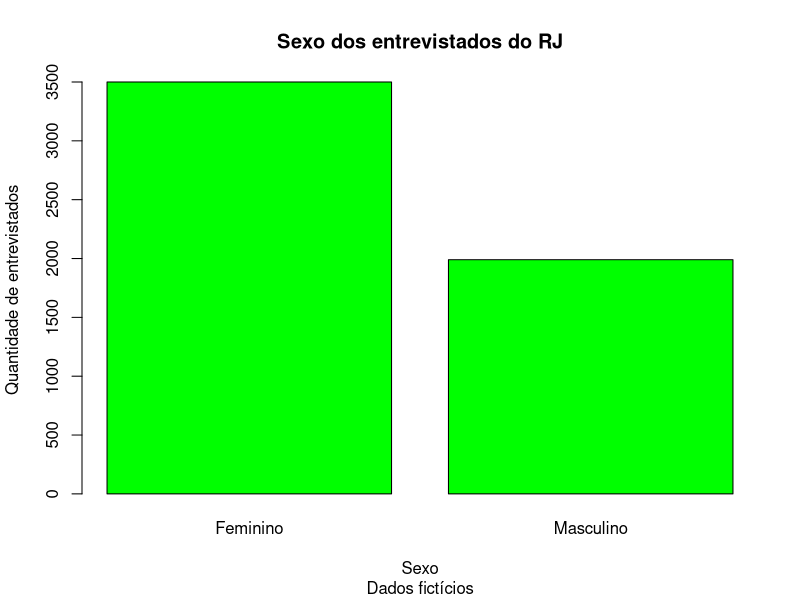
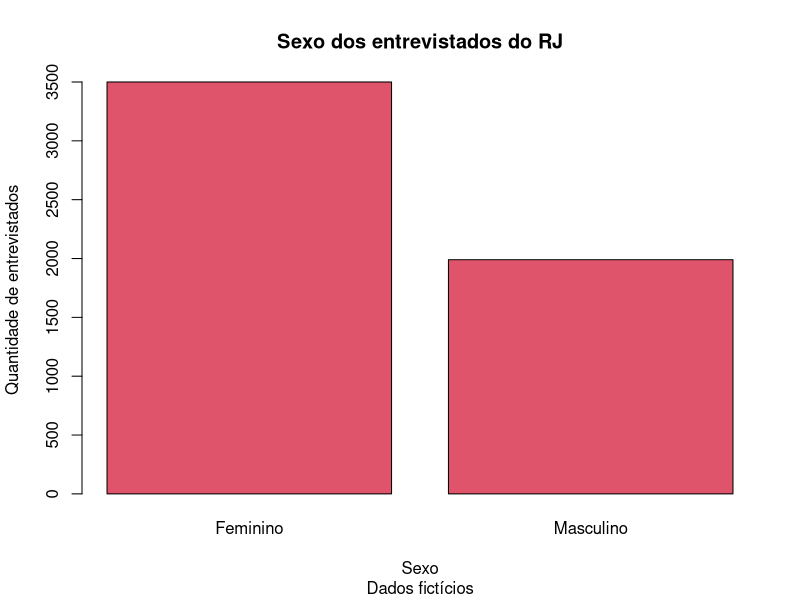
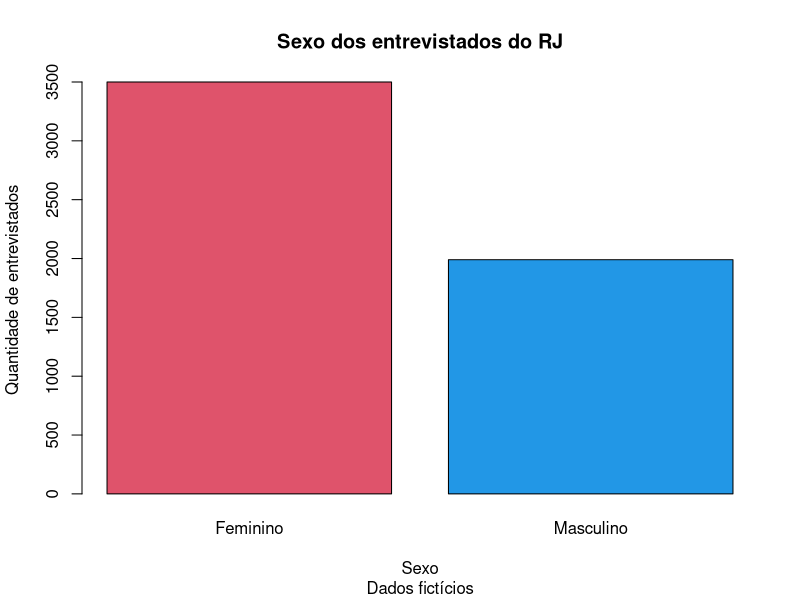
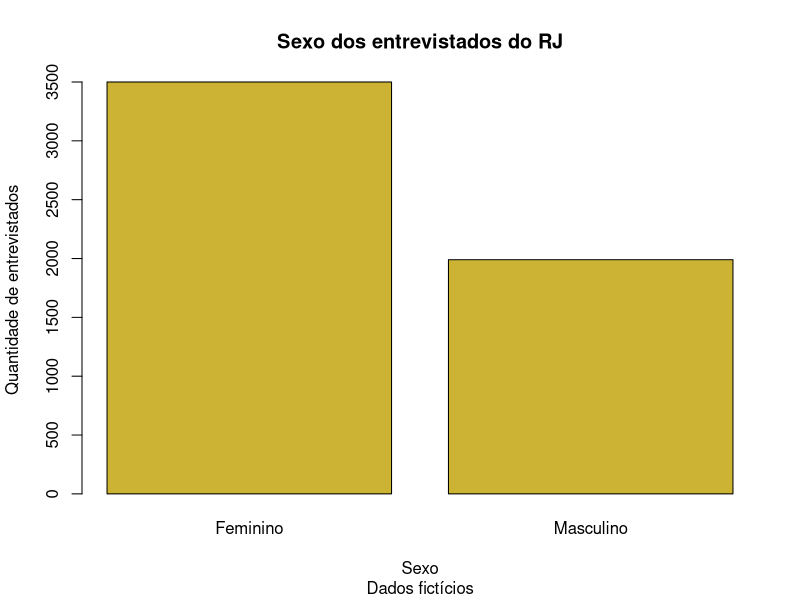
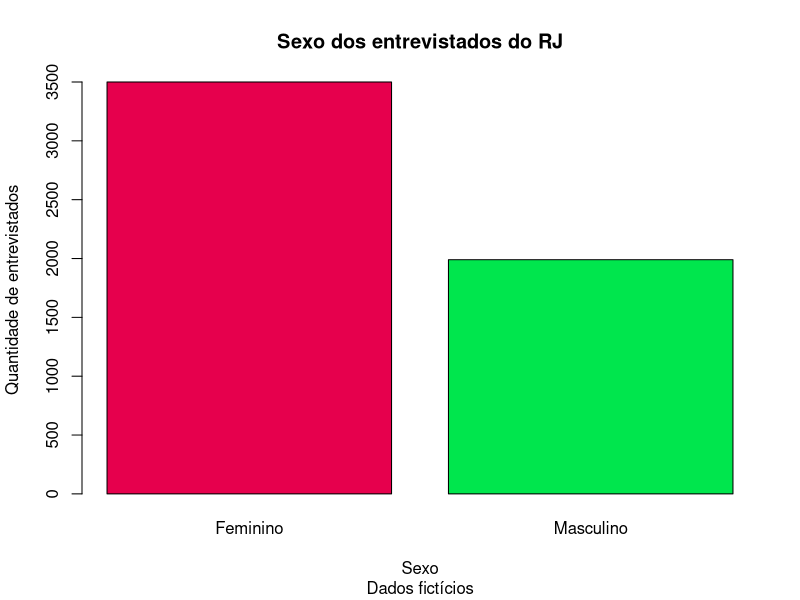
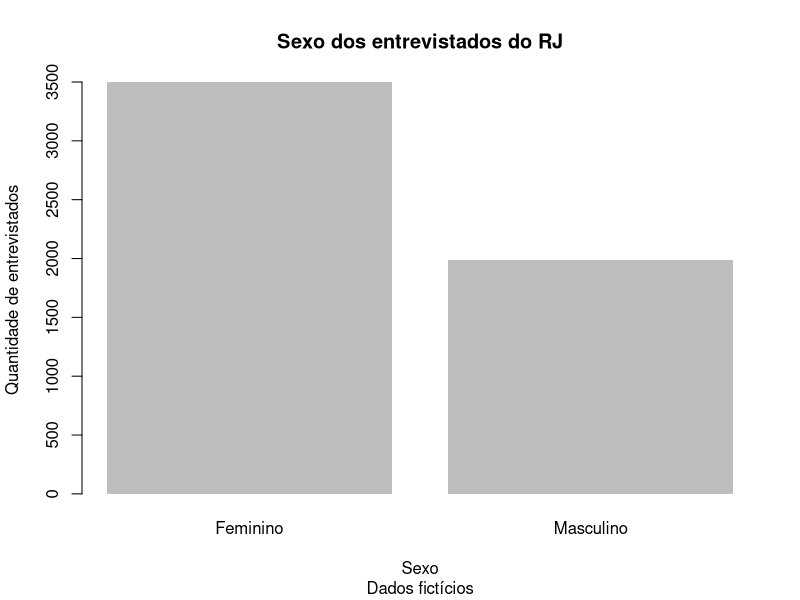
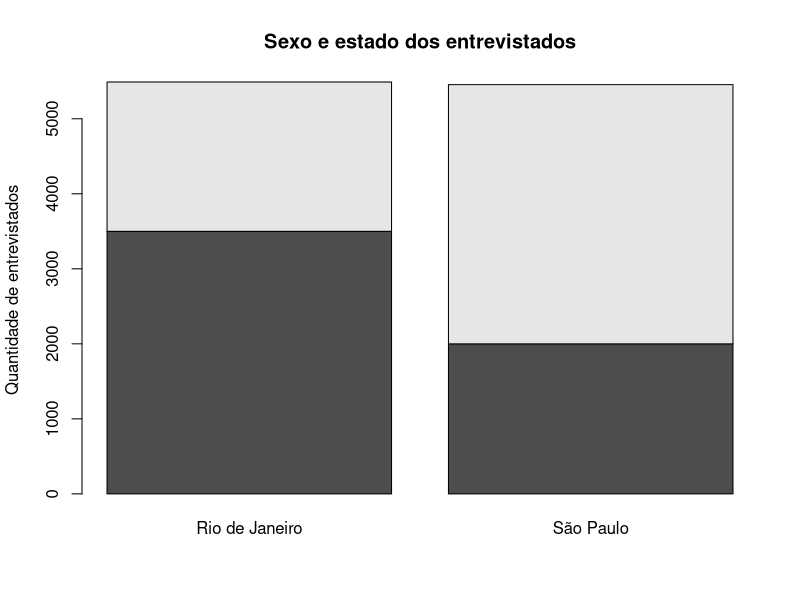
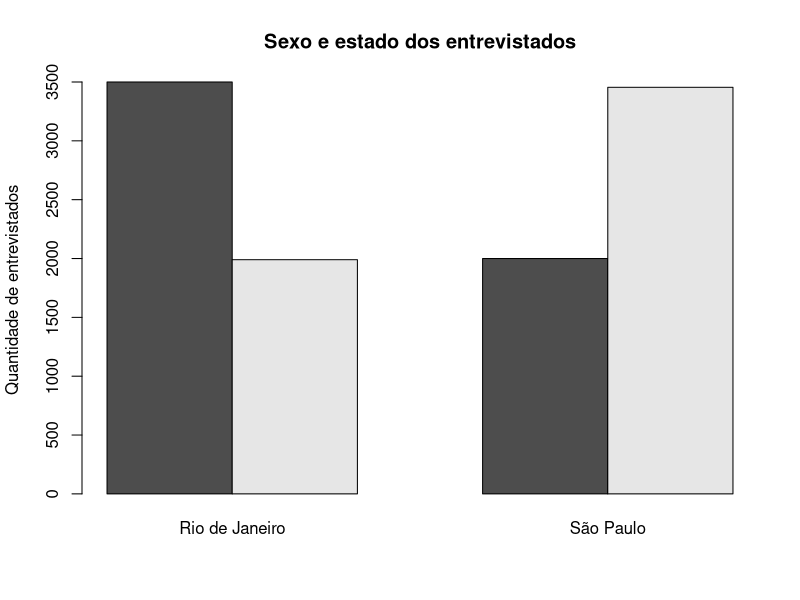

Source code (R) for these figures, in order:
## "Visualização de dados" 
# Utilizando comandos básicos do R

## Gráfico de barras - Formatação do gráfico

x <- c("Feminino", "Masculino")
RJ <- c(3500, 1990)

# Alterando cores das barras:

## col: Altera a cor das barras

barplot(RJ, names.arg = x, main = "Sexo dos entrevistados do RJ", xlab = "Sexo", 
        ylab = "Quantidade de entrevistados", sub = "Dados fictícios", col = "green")

barplot(RJ, names.arg = x, main = "Sexo dos entrevistados do RJ", xlab = "Sexo", 
        ylab = "Quantidade de entrevistados", sub = "Dados fictícios", col = 2)

## Caso queiramos uma barra de cada cor:

barplot(RJ, names.arg = x, main = "Sexo dos entrevistados do RJ", xlab = "Sexo", 
        ylab = "Quantidade de entrevistados", sub = "Dados fictícios", col = c(10, 20))

## Utilizando o sistema de cores RGB: 
## Devemos combinar valores entre 0 e 1 numa sequência tripla

barplot(RJ, names.arg = x, main = "Sexo dos entrevistados do RJ", xlab = "Sexo", 
        ylab = "Quantidade de entrevistados", sub = "Dados fictícios",
        col = rgb(0.8, 0.7, 0.2))

# Também é possível passar uma cor por barra:
barplot(RJ, names.arg = x, main = "Sexo dos entrevistados do RJ", xlab = "Sexo", 
        ylab = "Quantidade de entrevistados", sub = "Dados fictícios",
        col = c(rgb(0.9, 0, 0.3), rgb(0, 0.9, 0.3)))


## border = NA - Elimina a linha de borda das barras

barplot(RJ, names.arg = x, main = "Sexo dos entrevistados do RJ", xlab = "Sexo", 
        ylab = "Quantidade de entrevistados", sub = "Dados fictícios", border = NA)

## Gráfico de barras com duas variáveis

x <- c("Feminino", "Masculino")
RJ <- c(3500, 1990)
SP <- c(2000, 3455)
Y <- matrix(c(RJ, SP), nrow = 2, ncol = 2, 
            dimnames = list(x, c("Rio de Janeiro", "São Paulo")))
Y

barplot(Y, main = "Sexo e estado dos entrevistados", ylab = "Quantidade de entrevistados")

## beside = T - Para se obter barras lado a lado

barplot(Y, main = "Sexo e estado dos entrevistados", ylab = "Quantidade de entrevistados", 
        beside = T)

## Adicionando Legenda

barplot(Y, main = "Sexo e estado dos entrevistados", ylab = "Quantidade de entrevistados", 
        beside = T, legend.text = rownames(Y), sub = "Dados fictícios")

## ylim: para mudar o limite do eixo y

barplot(Y, main = "Sexo e estado dos entrevistados", xlab = "Sexo", 
        ylab = "Quantidade de entrevistados", beside = T, legend.text = rownames(Y),
        sub = "Dados fictícios", ylim = c(0, 6000))

## xlim: para mudar o limite do eixo x

barplot(Y, main = "Sexo e estado dos entrevistados", xlab = "Sexo", 
        ylab = "Quantidade de entrevistados", beside = T, legend.text = rownames(Y),
        sub = "Dados fictícios", xlim = c(0, 10))
